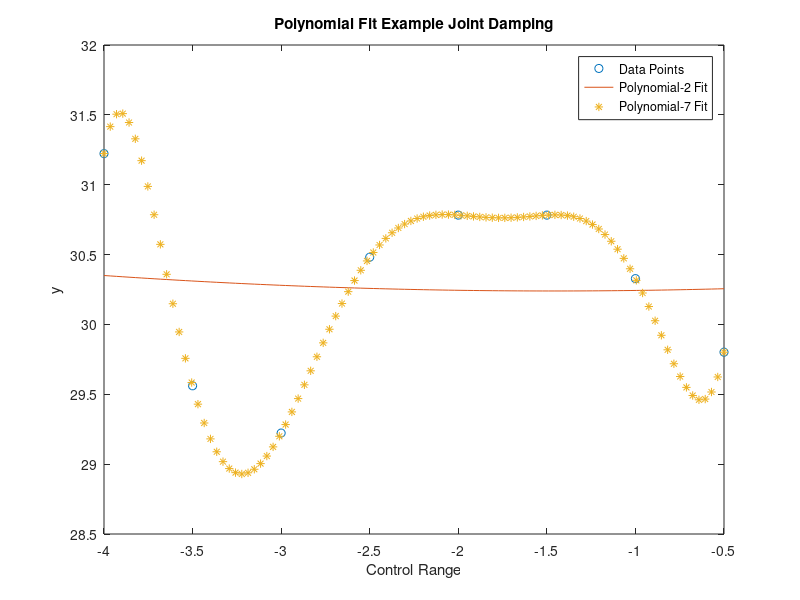

The MATLAB script that drew this image:
%goal of this script is to take the stiffness and damping values from the Nelder Mead optimization and produce lines of best fit

%TS: 0	0	0	0	0	0	0	0
%TD: -0.6361	-9.7548	-60.5218	-195.0368	-348.6216	-341.4805	-167.9124	-11.5865
%JS: 1.6285	25.2414	158.9145	522.3062	958.0780	968.3865	490.1880	154.4915
%JD: 0.3917	5.9613	36.9021	119.8924	219.4747	223.7789	114.7940	52.2577

%tendon stiffness had been -1.66e-6 ~0
ctrlrange=[-4,-3.5,-3,-2.5,-2,-1.5,-1,-.5]
tendonstiff=[0,0,0,0,0, 0,0, 0]
tendondamp=[2.00616060e1,2.062569e1,2.04391875e1,1.95948124e1, 2.05185604e1,2.05185604e1, 1.983333566e1, 2.01313248e1]
jointstiff=[6.04601253e1,6.04744814e1,6.13475361e1,6.35579502e1,6.1674853e1,6.1674853e1, 6.16165395e1, 5.97940750e1]
jointdamp=[3.12228865e1,2.95608593e1,2.92225726e1,3.04812405e1,3.07824431e1,3.07824431e1, 3.032784e1, 2.98012505e1]


ts2= polyfit(ctrlrange, tendonstiff, 2) %should always be zero -duh

%2nd and 3rd order polynomial line of best fit for tension dampness
td2= polyfit(ctrlrange, tendondamp, 2)
td3= polyfit(ctrlrange, tendondamp, 7)

%2nd and 3rd order polynomial line of best fit for joint stiffness
js2=polyfit(ctrlrange, jointstiff, 2)
js3=polyfit(ctrlrange, jointstiff, 7)

%2nd and 3rd order polynomial line of best fit for joint dampness
jd2=polyfit(ctrlrange, jointdamp, 2)
jd3=polyfit(ctrlrange, jointdamp, 7)

x_fit = linspace(min(ctrlrange), max(ctrlrange), 100); % Generate points for smooth curve
td2fit = polyval(td2, x_fit);
td3fit = polyval(td3, x_fit);

js2fit = polyval(js2, x_fit);
js3fit = polyval(js3, x_fit);

jd2fit = polyval(jd2, x_fit);
jd3fit = polyval(jd3, x_fit);

%would plot tendon stiffness, but there's no point, it is completely
%horizontal 

%plotting 2nd order polynomial and 7th order because 7th order is the first
%time that the line of best fit-crosses through all of the different
%data-points 

% Plot the data and the fit
plot(ctrlrange, tendondamp, 'o', x_fit, td2fit, '-',x_fit,td3fit,"*");
legend('Data Points', 'Polynomial-2 Fit', 'Polynomial-7 Fit');
title('Polynomial Fit Example Tendon Damping');
xlabel('Control Range');
ylabel('y');

% Plot the data and the fit
plot(ctrlrange, jointstiff, 'o', x_fit, js2fit, '-',x_fit,js3fit,"*");
legend('Data Points', 'Polynomial-2 Fit', 'Polynomial-7 Fit');
title('Polynomial Fit Example Joint Stiffness');
xlabel('Control Range');
ylabel('Y');

% Plot the data and the fit
plot(ctrlrange, jointdamp, 'o', x_fit, jd2fit, '-',x_fit,jd3fit,"*");
legend('Data Points', 'Polynomial-2 Fit', 'Polynomial-7 Fit');
title('Polynomial Fit Example Joint Damping');
xlabel('Control Range');
ylabel('y');
